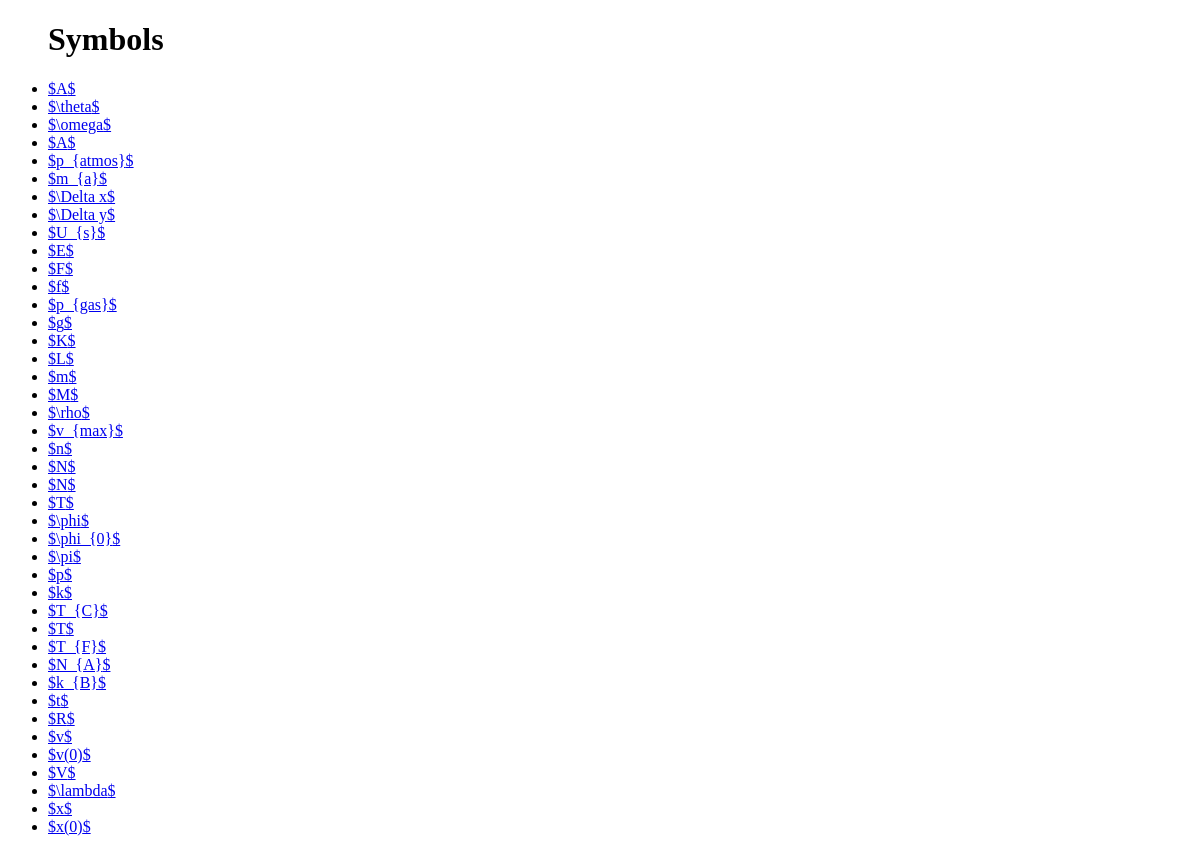
Page /symbols/ on the earlier database version.
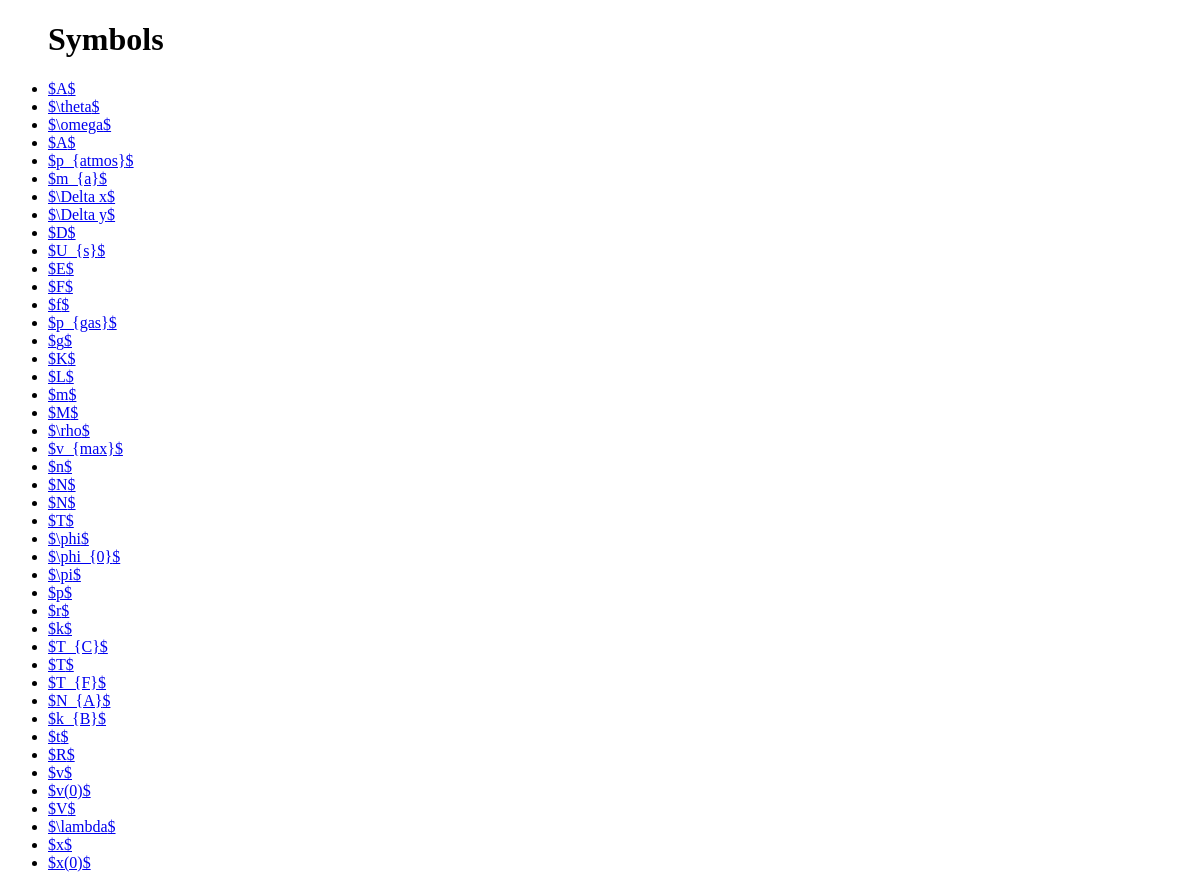
Same page on the later database version.
### per/models.py (models this page shows, shortened)
class Symbol(models.Model):
    symbol = models.CharField(max_length=50)
    name = models.CharField(max_length=100)
    constant = models.BooleanField(default=False)
    class Meta:
    	ordering = ('name',)

### per/views.py (the view)
# urls.py: url(r'^symbols/$', views.symbols, name='symbols'),
def symbols(request):
    symbol_list = Symbol.objects.order_by('name')
    context = {'symbol_list': symbol_list}
    return render(request, 'per/symbols.html', context)

### per/templates/per/symbols.html (shortened to what this page needs)
<!DOCTYPE html>
<html>
	<head>
	{% load staticfiles %}
	</head>
	<body>
		{% if symbol_list %}
    		<ul>
    		<h1>Symbols</h1>
    		{% for sym in symbol_list %}
        		<li><a href="{% url 'symDetail' sym.id %}">${{ sym.symbol }}$</a></li>
		    {% endfor %}
    		</ul>
		{% else %}
    		<p>No symbols are available.</p>
		{% endif %}
	</body>
</html>

Differences in the rows shown:
added Symbol: symbol "D"
added Symbol: symbol "r"
